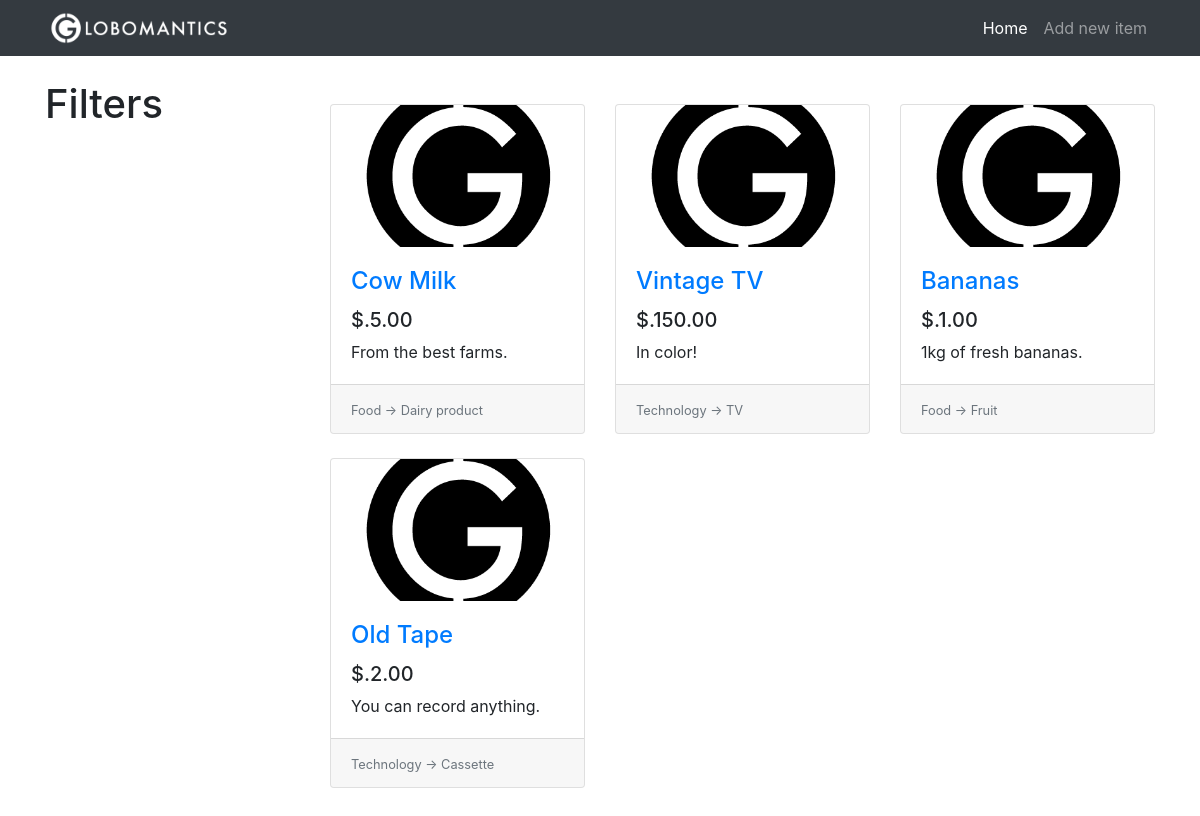
Before: / with the older database file.
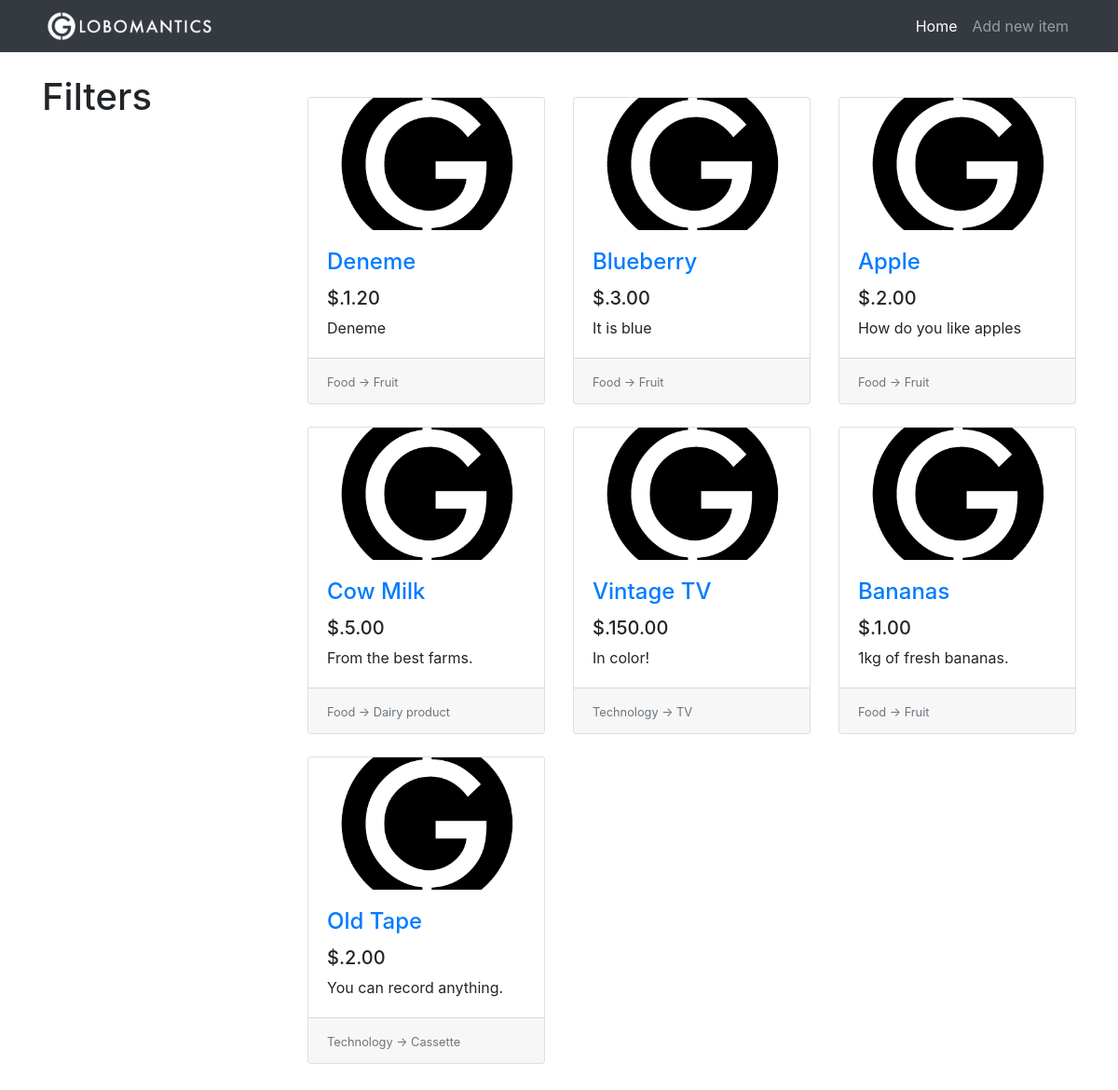
After: the same page with the newer database file.
### tables this page shows
CREATE TABLE items(
                    id              INTEGER PRIMARY KEY AUTOINCREMENT,
                    title           TEXT,
                    description     TEXT,
                    price           REAL,
                    image           TEXT,
                    category_id     INTEGER,
                    subcategory_id  INTEGER,
                    FOREIGN KEY(category_id) REFERENCES categories(id),
                    FOREIGN KEY(subcategory_id) REFERENCES subcategories(id)
);

CREATE TABLE categories(
                    id              INTEGER PRIMARY KEY AUTOINCREMENT,
                    name            TEXT
);

CREATE TABLE subcategories(
                    id              INTEGER PRIMARY KEY AUTOINCREMENT,
                    name            TEXT,
                    category_id     INTEGER,
                    FOREIGN KEY(category_id) REFERENCES categories(id)
);

### app.py (the view)
@app.route("/")
def home():
    conn = get_db()
    c = conn.cursor()
    items_from_db = c.execute("""SELECT
                    i.id, i.title, i.description, i.price, i.image, c.name, s.name
                    FROM
                    items AS i
                    INNER JOIN categories AS c ON i.category_id= c.id
                    INNER JOIN subcategories AS s ON i.subcategory_id = s.id
                    ORDER BY i.id DESC
                    """)
    items = []
    for row in items_from_db:
        item = {
            "id": row[0],
            "title": row[1],
            "description": row[2],
            "price": row[3],
            "image": row[4],
            "category": row[5],
            "subcategory": row[6]
        }
        items.append(item)
    return render_template("home.html", items=items)

### app.py (called while the page is built)
def get_db():
    db = getattr(g, '_database', None)
    if db is None:
        db = g._database = sqlite3.connect('db/globomantics.db')
    return db

@app.teardown_appcontext
def close_connection(exception):
    db = getattr(g, '_database', None)
    if db is not None:
        db.close()

### templates/home.html
{% extends "base.html" %}
{% set active_page = 'home' %}
{% block content %}
    <div class="row">
        <div class="col-lg-3">
            <div class="my-4">
                <h1>Filters</h1>
            </div>
        </div>
        <div class="col-lg-9">
            <div class="row my-5 card-wrapper">
                {% if items %}
                {% for item in items %}
                <div class="col-lg-4 col-md-6 mb-4">
                    <div class="card h-100">
                        <div class="embed-responsive embed-responsive-16by9">
                            <a href="#">
                                <img class="card-img-top embed-responsive-item" src="{{ url_for('static', filename='images/placeholder.png') }}">
                            </a>
                        </div>
                        <div class="card-body">
                            <h4 class="card-title">
                                <a href="#">{{ item.title }}</a>
                            </h4>
                            <h5>{{ "$.%.2f" | format(item.price) }}</h5>
                            <p class="card-text">{{ item.description }}</p>
                        </div>
                        <div class="card-footer">
                            <small class="text-muted">
                                {{ item.category }} -> {{ item.subcategory }}
                            </small>
                        </div>
                    </div>
                </div>
                {% endfor %}
                {% else %}
                <h1 class="offset-lg-3">No items to show.</h1>
                {% endif %}
            </div>
        </div>
    </div>
{% endblock %}

### templates/base.html (shortened to what this page needs)
<!DOCTYPE html>
<html lang="en">
<head>
    <link rel="stylesheet" href="https://stackpath.bootstrapcdn.com/bootstrap/4.4.1/css/bootstrap.min.css"
>
    <link rel="stylesheet" href="{{ url_for('static', filename='css/style.css') }}">
</head>
<body>
<nav class="navbar navbar-expand-lg navbar-dark bg-dark fixed-top">
    <div class="container">
        <a href="{{ url_for('home') }}" class="navbar-brand">
            <img src="{{ url_for('static', filename='images/logo.png') }}" height="40px">
        </a>
        <div class="collapse navbar-collapse" id="navbarResponsive">
            <ul class="navbar-nav ml-auto">
                <li class="nav-item {{ 'active' if active_page == 'home' else '' }}">
                    <a href="{{ url_for('home') }}" class="nav-link">Home</a>
                </li>
                <li class="nav-item {{ 'active' if active_page == 'new_item' else '' }}">
                    <a href="{{ url_for('new_item') }}" class="nav-link">Add new item</a>
                </li>
            </ul>
        </div>
    </div>
</nav>
<div class="container">
    {% block content %}{% endblock %}
</div>
</body>
</html>

### static/css/style.css (style rules this page uses)
body { padding-top: 56px; }
.navbar-brand { padding-top: 0rem; padding-bottom: 0rem; }
.card-img-top { object-fit: cover; }

Changed rows visible on the page:
added items: title "Deneme", price "$.1.20", description "Deneme", category "Food", subcategory "Fruit"
added items: title "Blueberry", price "$.3.00", description "It is blue", category "Food", subcategory "Fruit"
added items: title "Apple", price "$.2.00", description "How do you like apples", category "Food", subcategory "Fruit"
